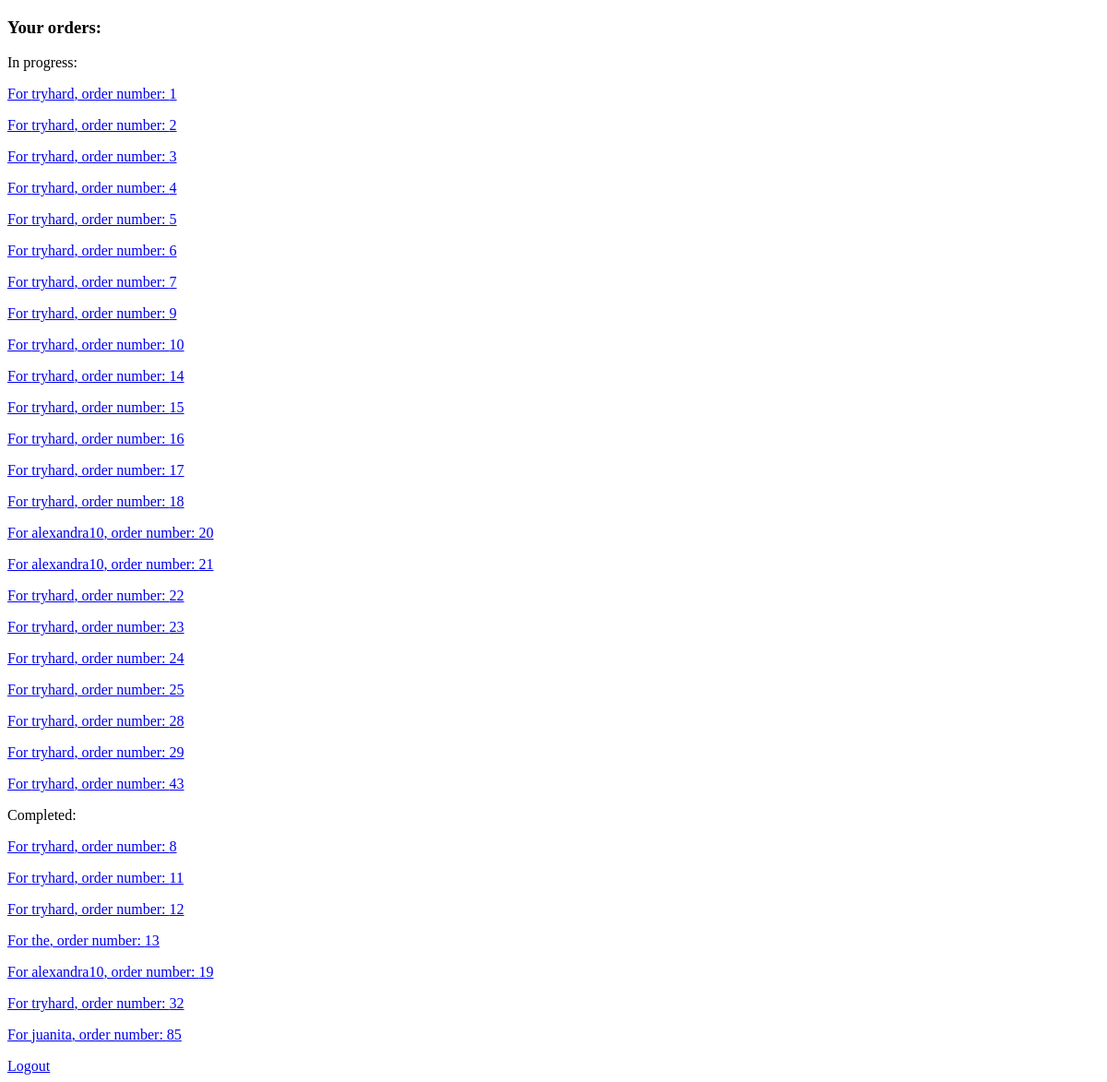
The app's page / (signed in) with its own data.
### orders/models.py (models this page shows, shortened)
class Order_Number(models.Model):
    order_num = models.IntegerField()
    username = models.CharField(max_length=20)
    status = models.CharField(max_length=10)

### orders/views.py (the view, shortened to what this page needs)
# urls.py: path('', views.index, name='index'),
def index(request):
    if not request.user.is_authenticated:
        return render(request, "orders/login.html", {"message": None})
    elif request.user.is_superuser:
        orders1 = Order_Number.objects.filter(status='in progress')
        orders2 = Order_Number.objects.filter(status='completed')
        context = {
            "user": request.user,
            'in_progres_orders': orders1,
            'completed_orders': orders2
        }
        return render(request, "orders/userorders.html", context)

### orders/templates/orders/userorders.html (shortened to what this page needs)
{% extends "orders/base.html" %}
{% block body %}
<h3>Your orders:</h3>
<p>In progress:</p>
{% for progess in in_progres_orders %}
    <p><a href="{% url 'view_order' progess.id %}">For {{ progess.username }}, order number: {{ progess.id }}</a></p>
{% endfor %}
<p>Completed:</p>
{% for completed in completed_orders %}
    <p><a href="{% url 'view_order' completed.id %}">For {{ completed.username }}, order number: {{ completed.id }}</a></p>
{% endfor %}
 <a href="{% url 'logout' %}">Logout</a>
{% endblock %}

### orders/templates/orders/base.html (shortened to what this page needs)
{% load static %}
<!DOCTYPE html>
<html lang="en" dir="ltr">
  <head>
    <link rel="stylesheet" href="{% static 'orders/styles.css' %}">
  </head>
  <body>
    {% block body %}
    {% endblock %}
  </body>
</html>

### records on screen
Order_Number: username "tryhard", id "1"
Order_Number: username "tryhard", id "2"
Order_Number: username "tryhard", id "3"
Order_Number: username "tryhard", id "4"
Order_Number: username "tryhard", id "5"
Order_Number: username "tryhard", id "6"
Order_Number: username "tryhard", id "7"
Order_Number: username "tryhard", id "9"
Order_Number: username "tryhard", id "10"
Order_Number: username "tryhard", id "14"
Order_Number: username "tryhard", id "15"
Order_Number: username "tryhard", id "16"
Order_Number: username "tryhard", id "17"
Order_Number: username "tryhard", id "18"
Order_Number: username "alexandra10", id "20"
Order_Number: username "alexandra10", id "21"
Order_Number: username "tryhard", id "22"
Order_Number: username "tryhard", id "23"
Order_Number: username "tryhard", id "24"
Order_Number: username "tryhard", id "25"
Order_Number: username "tryhard", id "28"
Order_Number: username "tryhard", id "29"
Order_Number: username "tryhard", id "43"
Order_Number: username "tryhard", id "8"
Order_Number: username "tryhard", id "11"
Order_Number: username "tryhard", id "12"
Order_Number: username "the", id "13"
Order_Number: username "alexandra10", id "19"
Order_Number: username "tryhard", id "32"
Order_Number: username "juanita", id "85"
